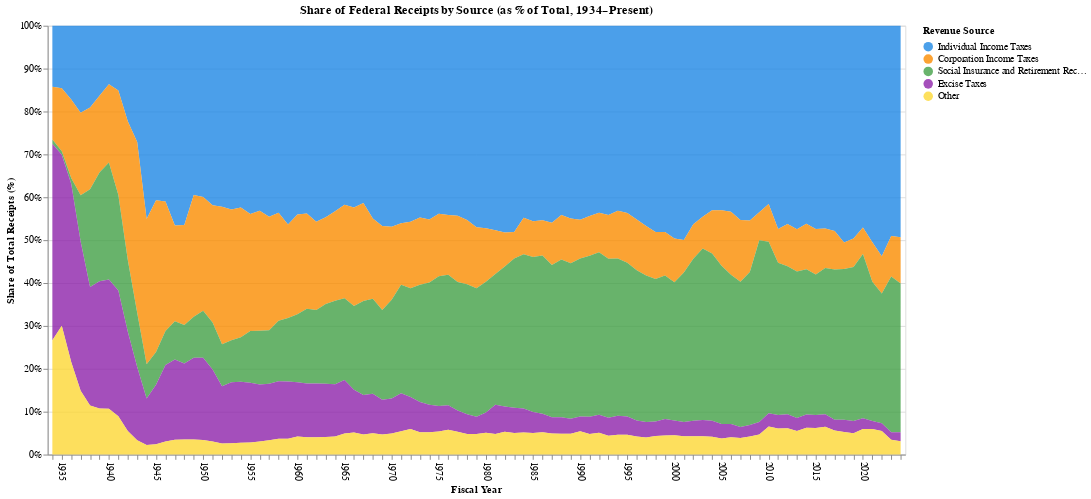

Write notebook code for a chart like this one.
### Code cell
df = pd.read_excel(file_path, sheet_name='Table 2.1')

df_melted = df.melt(
    id_vars=['Year'],
    value_vars=[
        'Individual Income Taxes',
        'Corporation Income Taxes',
        'Social Insurance and Retirement Receipts',
        'Excise Taxes',
        'Other'
    ],
    var_name='Revenue Source',
    value_name='Amount'
)

df_melted['Total'] = df_melted.groupby('Year')['Amount'].transform('sum')
df_melted['Share'] = df_melted['Amount'] / df_melted['Total'] * 100

chart_pct = (
    alt.Chart(df_melted)
    .mark_area(opacity=0.8)
    .encode(
        x=alt.X(
            'Year:O',
            title='Fiscal Year',
            axis=alt.Axis(labelAngle=90, labelExpr="datum.label % 5 == 0 ? datum.label : ''")
        ),
        y=alt.Y('Share:Q', stack='normalize', title='Share of Total Receipts (%)'),
        color=alt.Color(
            'Revenue Source:N',
            title='Revenue Source',
            scale=alt.Scale(
                domain=[
                    'Individual Income Taxes',
                    'Corporation Income Taxes',
                    'Social Insurance and Retirement Receipts',
                    'Excise Taxes',
                    'Other'
                ],
                range=['#1E88E5', '#FB8C00', '#43A047', '#8E24AA', '#FDD835']
            )
        )
    )
    .properties(
        title='Share of Federal Receipts by Source (as % of Total, 1934–Present)',
        width=900,
        height=450
    )
)

chart_pct

### Figure 1 — Vega-Lite specification as saved in the notebook (floating-point values rounded to 4 significant figures; data arrays with more than 128 entries replaced by an {"elided": "..."} marker saying what was removed)
{"config": {"view": {"continuousWidth": 300, "continuousHeight": 300}}, "data": {"name": "data-ec684865a3f62ff3c8f577ab85251d3b"}, "mark": {"type": "area", "opacity": 0.8}, "encoding": {"color": {"field": "Revenue Source", "scale": {"domain": ["Individual Income Taxes", "Corporation Income Taxes", "Social Insurance and Retirement Receipts", "Excise Taxes", "Other"], "range": ["#1E88E5", "#FB8C00", "#43A047", "#8E24AA", "#FDD835"]}, "title": "Revenue Source", "type": "nominal"}, "x": {"axis": {"labelAngle": 90, "labelExpr": "datum.label % 5 == 0 ? datum.label : ''"}, "field": "Year", "title": "Fiscal Year", "type": "ordinal"}, "y": {"field": "Share", "stack": "normalize", "title": "Share of Total Receipts (%)", "type": "quantitative"}}, "height": 450, "title": "Share of Federal Receipts by Source (as % of Total, 1934–Present)", "width": 900, "$schema": "https://vega.github.io/schema/vega-lite/v5.20.1.json", "datasets": {"data-ec684865a3f62ff3c8f577ab85251d3b": {"elided": "455 records"}}}
